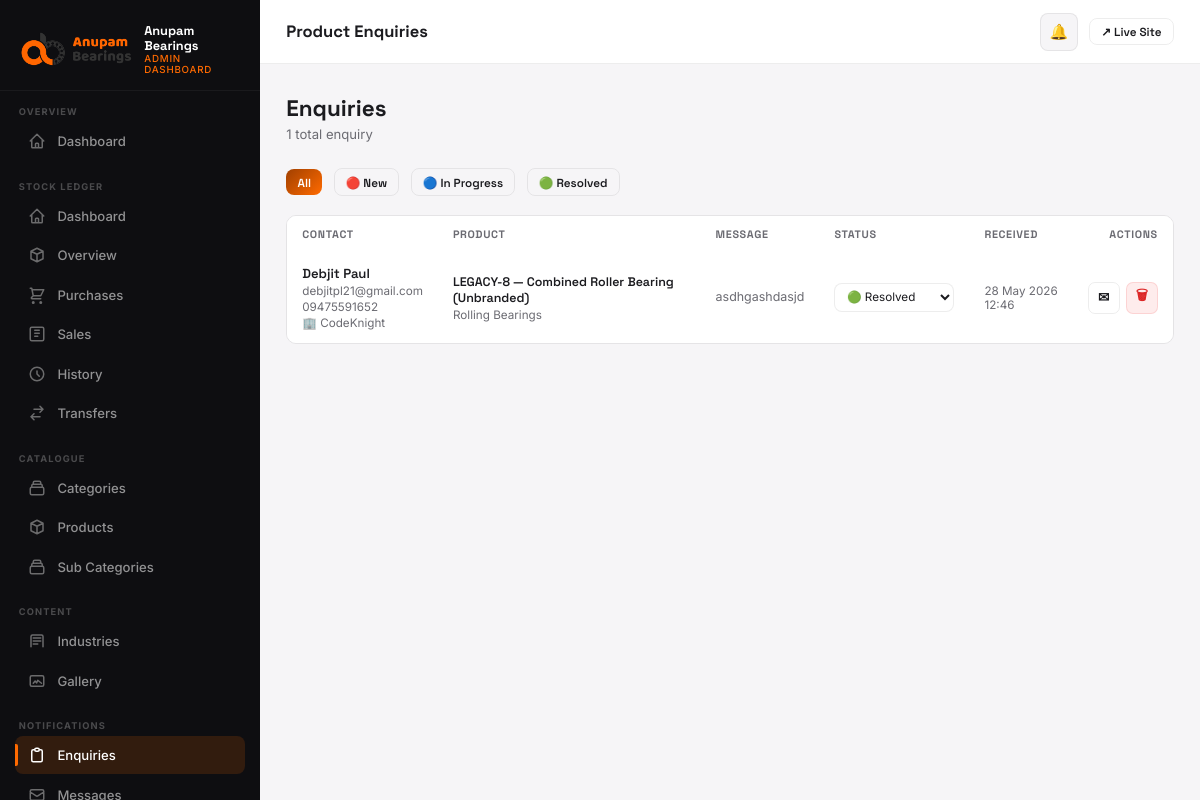
/dashboard/enquiries/ (signed in), run on the app's committed database.
### products/models.py (models this page shows, shortened)
class Enquiry(models.Model):
    STATUS_CHOICES = [('new', 'New'), ('in_progress', 'In Progress'), ('resolved', 'Resolved')]
    product = models.ForeignKey(Product, on_delete=models.SET_NULL, null=True, blank=True)
    name = models.CharField(max_length=200)
    email = models.EmailField()
    phone = models.CharField(max_length=20, blank=True)
    company = models.CharField(max_length=200, blank=True)
    message = models.TextField()
    status = models.CharField(max_length=20, choices=STATUS_CHOICES, default='new')
    created_at = models.DateTimeField(auto_now_add=True)
    class Meta:
        verbose_name_plural = 'Enquiries'
        ordering = ['-created_at']

class Product(models.Model):
    category = models.ForeignKey(Category, on_delete=models.CASCADE, related_name='products')
    subcategory = models.ForeignKey(SubCategory, on_delete=models.SET_NULL, null=True, blank=True, related_name='products')
    name = models.CharField(
        max_length=300, unique=True,
        help_text="Name / SKU — identifies this product everywhere (Stock Ledger, bulk import, public site). "
                   "Type the part code and brand together as free text, e.g. \"6205-2RS Timken\"."
    )
    slug = models.SlugField(unique=True)
    description = models.TextField(blank=True)
    mrp = models.DecimalField(
        max_digits=12, decimal_places=2, null=True, blank=True,
        verbose_name='MRP',
        help_text="Maximum Retail Price. Optional — leave blank for products without a published MRP.",
    )
    specifications = models.JSONField(default=dict, blank=True)
    needs_excel_table = models.BooleanField(default=False)
    excel_table_file = models.FileField(upload_to=product_excel_upload_to, blank=True, null=True)
    excel_table_data = models.JSONField(default=dict, blank=True)
    image = models.ImageField(upload_to='products/', blank=True, null=True)
    is_featured = models.BooleanField(default=False)
    is_visible = models.BooleanField(default=True, help_text="Uncheck to hide this product from the public site without deleting it.")
    created_at = models.DateTimeField(auto_now_add=True)

class Category(models.Model):
    name = models.CharField(max_length=200)
    slug = models.SlugField(unique=True)
    description = models.TextField(blank=True)
    icon = models.CharField(max_length=100, blank=True, help_text="Icon class or emoji")
    image = models.ImageField(upload_to='categories/', blank=True, null=True)
    order = models.IntegerField(default=0)
    class Meta:
        verbose_name_plural = 'Categories'
        ordering = ['order', 'name']

### dashboard/views.py (the view)
# urls.py: path('enquiries/',             views.enquiry_list,            name='enquiries'),
@login_required(login_url='/dashboard/login/')
@staff_required
@role_required(UserProfile.ADMIN)
def enquiry_list(request):
    status_filter = request.GET.get('status', '')
    enquiries = Enquiry.objects.select_related('product__category').order_by('-created_at')
    if status_filter:
        enquiries = enquiries.filter(status=status_filter)
    from django.core.paginator import Paginator
    from django.conf import settings as _s
    paginator = Paginator(enquiries, getattr(_s, "DASHBOARD_PAGE_SIZE", 20))
    page_obj  = paginator.get_page(request.GET.get("page", 1))
    return render(request, "dashboard/enquiries.html", {
        "enquiries":     page_obj.object_list,
        "page_obj":      page_obj,
        "status_filter": status_filter,
    })

### core/context_processors.py (called while the page is built)
def seo(request):
    return build_seo_context(request)

### core/seo.py (called while the page is built)
def site_url() -> str:
    return getattr(settings, 'SITE_URL', 'https://anupambearings.com').rstrip('/')

def absolute_url(path: str) -> str:
    if not path:
        return site_url()
    parsed = urlsplit(path)
    if parsed.scheme:
        return path
    if path.startswith('/'):
        return f'{site_url()}{path}'
    return f"{site_url()}/{path.lstrip('/')}"

def build_canonical_url(request, *, path: str | None = None) -> str:
    canonical_path = path if path is not None else request.path
    return absolute_url(canonical_path)

def _serialize_schema(schema: dict) -> str:
    return json.dumps(schema, ensure_ascii=False, separators=(',', ':'))

def website_schema() -> dict:
    return {
        '@context': 'https://schema.org',
        '@type': 'WebSite',
        '@id': f'{site_url()}#website',
        'url': site_url(),
        'name': SITE_NAME,
        'alternateName': 'Anupam Bearings India',
        'description': SITE_DESCRIPTION,
        'publisher': {'@id': f'{site_url()}#organization'},
        'potentialAction': {
            '@type': 'SearchAction',
            'target': {
                '@type': 'EntryPoint',
                'urlTemplate': f'{site_url()}/products/?q={{search_term_string}}',
            },
            'query-input': 'required name=search_term_string',
        },
    }

### stock_ledger/context_processors.py (called while the page is built, shortened)
def dashboard_role(request):
    user = getattr(request, 'user', None)
    if not user or not user.is_authenticated or not user.is_staff:
        return {}
    profile = getattr(user, 'stock_profile', None)
    if profile is None:
        return {}
    return {
        'dash_role': profile.role,
        'dash_branch': profile.branch,
    }

def low_stock_alert(request):
    user = getattr(request, 'user', None)
    if not user or not user.is_authenticated or not user.is_staff:
        return {'show_low_stock_modal': False}
    profile = getattr(user, 'stock_profile', None)
    if profile is None or profile.role not in (UserProfile.ADMIN, UserProfile.BRANCH_STAFF):
        return {'show_low_stock_modal': False}
    if request.session.get('low_stock_alert_shown'):
        return {'show_low_stock_modal': False}

### templates/dashboard/enquiries.html (shortened to what this page needs)
{% extends "dashboard/base.html" %}
{% block page_title %}Product Enquiries{% endblock %}
{% block nav_enq %}active{% endblock %}
{% block content %}
<div class="page-header">
  <div class="page-header-left">
    <h1>Enquiries</h1>
    <p>{{ enquiries|length }} total enquir{{ enquiries|length|pluralize:"y,ies" }}</p>
  </div>
</div>
<div class="filter-bar">
  <a href="{% url 'dashboard:enquiries' %}" class="btn {% if not status_filter %}btn-primary{% else %}btn-ghost{% endif %} btn-sm">All</a>
  <a href="?status=new" class="btn {% if status_filter == 'new' %}btn-primary{% else %}btn-ghost{% endif %} btn-sm">🔴 New</a>
  <a href="?status=in_progress" class="btn {% if status_filter == 'in_progress' %}btn-primary{% else %}btn-ghost{% endif %} btn-sm">🔵 In Progress</a>
  <a href="?status=resolved" class="btn {% if status_filter == 'resolved' %}btn-primary{% else %}btn-ghost{% endif %} btn-sm">🟢 Resolved</a>
</div>
<div class="table-wrap">
  <table>
    <thead>
      <tr>
        <th>Contact</th>
        <th>Product</th>
        <th>Message</th>
        <th>Status</th>
        <th>Received</th>
        <th style="text-align:right;">Actions</th>
      </tr>
    </thead>
    <tbody>
      {% for enq in enquiries %}
      <tr id="enq-row-{{ enq.pk }}" style="{% if enq.status == 'new' %}background:rgba(255,106,0,0.02);{% endif %}">
        <td>
          <div>
            <div class="td-name" style="display:flex;align-items:center;gap:0.4rem;">
              {{ enq.name }}
            </div>
            <div class="td-sub"><a href="mailto:{{ enq.email }}" style="color:var(--muted);text-decoration:none;">{{ enq.email }}</a></div>
            {% if enq.phone %}<div class="td-sub"><a href="tel:{{ enq.phone }}" style="color:var(--muted);text-decoration:none;">{{ enq.phone }}</a></div>{% endif %}
            {% if enq.company %}<div class="td-sub">🏢 {{ enq.company }}</div>{% endif %}
          </div>
        </td>
        <td>
          {% if enq.product %}
          <div class="td-name" style="font-size:0.83rem;">{{ enq.product.name }}</div>
          <div class="td-sub">{{ enq.product.category.name }}</div>
          {% else %}
          <span style="color:var(--muted);font-size:0.83rem;">General</span>
          {% endif %}
        </td>
        <td style="max-width:240px;">
          <div style="font-size:0.83rem;color:var(--muted);white-space:normal;line-height:1.5;">{{ enq.message|truncatechars:90 }}</div>
        </td>
        <td>
          <select
            class="form-input"
            style="padding:0.35rem 0.5rem;font-size:0.78rem;width:auto;min-width:120px;"
            onchange="updateStatus({{ enq.pk }}, this.value)"
          >
            <option value="resolved"    {% if enq.status == 'resolved' %}selected{% endif %}>🟢 Resolved</option>
          </select>
        </td>
        <td style="color:var(--muted);font-size:0.78rem;white-space:nowrap;">{{ enq.created_at|date:"d M Y" }}<br/>{{ enq.created_at|time:"H:i" }}</td>
        <td style="text-align:right;">
          <div style="display:flex;align-items:center;justify-content:flex-end;gap:0.4rem;">
            <a href="mailto:{{ enq.email }}?subject=Re: {{ enq.product.name|default:'Enquiry' }}" class="btn btn-ghost btn-sm btn-icon" title="Reply">✉</a>
            <button class="btn btn-danger btn-sm btn-icon" title="Delete"
              onclick="confirmDelete('{% url 'dashboard:enquiry_delete' enq.pk %}', '{{ enq.name|escapejs }}', () => document.getElementById('enq-row-{{ enq.pk }}').remove())">🗑</button>
          </div>
        </td>
      </tr>
      {% empty %}
      <tr><td colspan="6"><div class="empty-state"><div class="empty-state-icon">📭</div><h3>No enquiries yet</h3><p>Product enquiries from your website will appear here.</p></div></td></tr>
      {% endfor %}
    </tbody>
  </table>
</div>
{% endblock %}

### templates/dashboard/base.html (style rules this page uses)
*, *::before, *::after { box-sizing: border-box; margin: 0; padding: 0; }
:root { --orange: #ff6a00; --orange-dk: #a14000; --surface: #f6f5f7; --card: #ffffff; --sidebar-bg: #0e0e11; --sidebar-w: 260px; --on: #1b1b1f; --muted: #6b6b72; --border: rgba(0,0,0,0.07); --grad: linear-gradient(135deg,#a14000 0%,#ff6a00 100%); --radius: 10px; --shadow: 0 2px 16px rgba(0,0,0,0.07); --shadow-lg: 0 8px 40px rgba(0,0,0,0.12); --font-d: 'Space Grotesk', sans-serif; --font-b: 'Inter', sans-serif; }
html { font-size: 15px; -webkit-font-smoothing: antialiased; }
body { font-family: var(--font-b); background: var(--surface); color: var(--on); display: flex; min-height: 100vh; overflow-x: hidden; }
.page-header { display: flex; align-items: center; justify-content: space-between; margin-bottom: 1.75rem; gap: 1rem; flex-wrap: wrap; }
.page-header-left h1 { font-family: var(--font-d); font-size: 1.5rem; font-weight: 700; }
.page-header-left p { color: var(--muted); font-size: 0.875rem; margin-top: 0.2rem; }
.table-wrap { overflow-x: auto; border-radius: var(--radius); border: 1px solid var(--border); }
table { width: 100%; border-collapse: collapse; font-size: 0.875rem; }
thead { background: var(--surface); }
th { padding: 0.75rem 1rem; text-align: left; font-family: var(--font-d); font-size: 0.72rem; font-weight: 700; letter-spacing: 0.06em; text-transform: uppercase; color: var(--muted); white-space: nowrap; }
td { padding: 0.875rem 1rem; border-top: 1px solid var(--border); vertical-align: middle; }
tr { background: var(--card); transition: background 0.12s; }
tr:first-child td { border-top: none; }
.td-name { font-family: var(--font-d); font-weight: 600; font-size: 0.875rem; }
.td-sub { font-size: 0.78rem; color: var(--muted); margin-top: 2px; }
.btn { display: inline-flex; align-items: center; gap: 0.4rem; padding: 0.55rem 1.1rem; border-radius: 8px; font-family: var(--font-d); font-size: 0.83rem; font-weight: 600; cursor: pointer; border: none; text-decoration: none; transition: all 0.18s; }
.btn-primary { background: var(--grad); color: #fff; }
.btn-ghost { background: transparent; color: var(--on); border: 1px solid var(--border); }
.btn-danger { background: rgba(239,68,68,0.1); color: #dc2626; border: 1px solid rgba(239,68,68,0.15); }
.btn-sm { padding: 0.35rem 0.75rem; font-size: 0.78rem; }
.btn-icon { width: 32px; height: 32px; padding: 0; justify-content: center; border-radius: 7px; font-size: 0.9rem; }
.form-input { width: 100%; padding: 0.7rem 0.875rem; border: 1px solid var(--border); border-radius: 8px; font-family: var(--font-b); font-size: 0.9rem; color: var(--on); background: var(--card); outline: none; transition: border-color 0.18s, box-shadow 0.18s; }
select.form-input { cursor: pointer; }
.filter-bar { display: flex; gap: 0.75rem; align-items: center; flex-wrap: wrap; margin-bottom: 1.25rem; }

### data on the page
Enquiry: name "Debjit Paul", email "debjitpl21@gmail.com", phone "09475591652", company "CodeKnight", product.name "LEGACY-8 — Combined Roller Bearing (Unbranded)", product.category.name "Rolling Bearings", message "asdhgashdasjd", status+id "🟢 Resolved", created_at "28 May 2026", created_at "12:46"

### other printed values
{{ enquiries|length }} "1"
